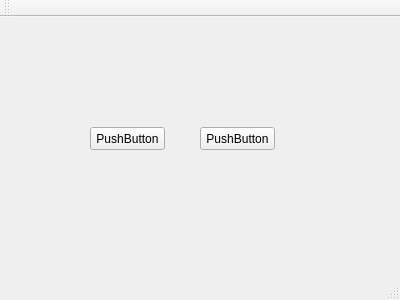
<?xml version="1.0" encoding="UTF-8"?>
<ui version="4.0">
 <class>MainWindow</class>
 <widget class="QMainWindow" name="MainWindow">
  <property name="geometry">
   <rect>
    <x>0</x>
    <y>0</y>
    <width>400</width>
    <height>300</height>
   </rect>
  </property>
  <property name="windowTitle">
   <string>MainWindow</string>
  </property>
  <widget class="QWidget" name="centralWidget">
   <widget class="QPushButton" name="pushButton">
    <property name="geometry">
     <rect>
      <x>200</x>
      <y>110</y>
      <width>75</width>
      <height>23</height>
     </rect>
    </property>
    <property name="text">
     <string>PushButton</string>
    </property>
   </widget>
   <widget class="QPushButton" name="pushButton_2">
    <property name="geometry">
     <rect>
      <x>90</x>
      <y>110</y>
      <width>75</width>
      <height>23</height>
     </rect>
    </property>
    <property name="text">
     <string>PushButton</string>
    </property>
   </widget>
  </widget>
  <widget class="QMenuBar" name="menuBar">
   <property name="geometry">
    <rect>
     <x>0</x>
     <y>0</y>
     <width>400</width>
     <height>21</height>
    </rect>
   </property>
  </widget>
  <widget class="QToolBar" name="mainToolBar">
   <attribute name="toolBarArea">
    <enum>TopToolBarArea</enum>
   </attribute>
   <attribute name="toolBarBreak">
    <bool>false</bool>
   </attribute>
  </widget>
  <widget class="QStatusBar" name="statusBar"/>
 </widget>
 <layoutdefault spacing="6" margin="11"/>
 <resources/>
 <connections/>
</ui>
